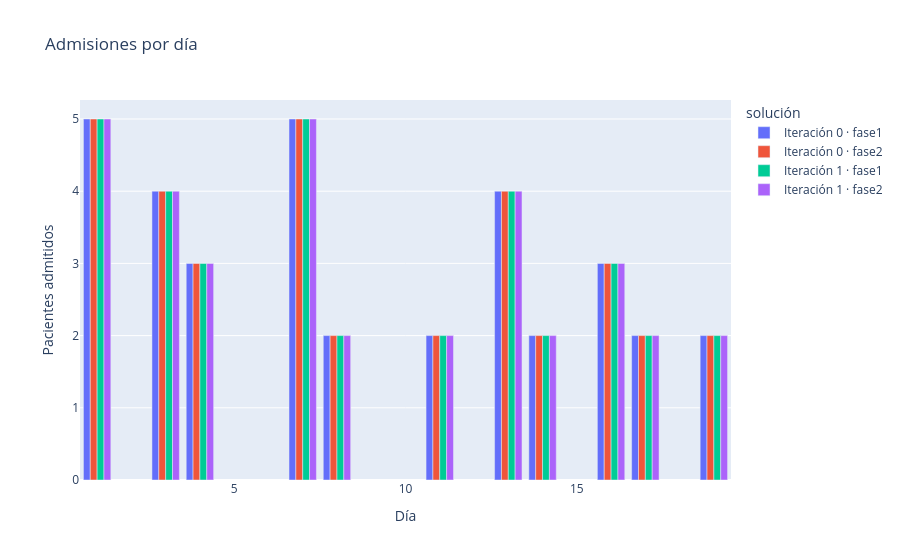

The notebook cell this image was saved under:
### Code cell
# Admisiones por día.

admission_rows = []

for (it, fase), sol in soluciones.items():
    for ps in sol.get("patients", []):
        admission_rows.append({"iteración": it, "fase": fase, "solución": solution_label(it, fase), "day": ps["admission_day"], "patient": ps["id"]})


df_adm = pd.DataFrame(admission_rows)

if not df_adm.empty:
    df_adm_count = df_adm.groupby(["solución", "day"]).size().reset_index(name="admisiones")
    fig = px.bar(df_adm_count, x="day", y="admisiones", color="solución", barmode="group", title="Admisiones por día", labels={"day": "Día", "admisiones": "Pacientes admitidos"})
    fig.show()
    display(df_adm_count)
else:
    print("No hay admisiones.")

### Figure 1 — Plotly figure (JSON) as saved in the notebook; plotly's stock layout.template omitted (floating-point values rounded to 4 significant figures)
{"data": [{"alignmentgroup": "True", "hovertemplate": "solución=Iteración 0 · fase1<br>Día=%{x}<br>Pacientes admitidos=%{y}<extra></extra>", "legendgroup": "Iteración 0 · fase1", "marker": {"color": "#636efa", "pattern": {"shape": ""}}, "name": "Iteración 0 · fase1", "offsetgroup": "Iteración 0 · fase1", "orientation": "v", "showlegend": true, "textposition": "auto", "type": "bar", "x": [1, 3, 4, 7, 8, 11, 13, 14, 16, 17, 19], "xaxis": "x", "y": [5, 4, 3, 5, 2, 2, 4, 2, 3, 2, 2], "yaxis": "y"}, {"alignmentgroup": "True", "hovertemplate": "solución=Iteración 0 · fase2<br>Día=%{x}<br>Pacientes admitidos=%{y}<extra></extra>", "legendgroup": "Iteración 0 · fase2", "marker": {"color": "#EF553B", "pattern": {"shape": ""}}, "name": "Iteración 0 · fase2", "offsetgroup": "Iteración 0 · fase2", "orientation": "v", "showlegend": true, "textposition": "auto", "type": "bar", "x": [1, 3, 4, 7, 8, 11, 13, 14, 16, 17, 19], "xaxis": "x", "y": [5, 4, 3, 5, 2, 2, 4, 2, 3, 2, 2], "yaxis": "y"}, {"alignmentgroup": "True", "hovertemplate": "solución=Iteración 1 · fase1<br>Día=%{x}<br>Pacientes admitidos=%{y}<extra></extra>", "legendgroup": "Iteración 1 · fase1", "marker": {"color": "#00cc96", "pattern": {"shape": ""}}, "name": "Iteración 1 · fase1", "offsetgroup": "Iteración 1 · fase1", "orientation": "v", "showlegend": true, "textposition": "auto", "type": "bar", "x": [1, 3, 4, 7, 8, 11, 13, 14, 16, 17, 19], "xaxis": "x", "y": [5, 4, 3, 5, 2, 2, 4, 2, 3, 2, 2], "yaxis": "y"}, {"alignmentgroup": "True", "hovertemplate": "solución=Iteración 1 · fase2<br>Día=%{x}<br>Pacientes admitidos=%{y}<extra></extra>", "legendgroup": "Iteración 1 · fase2", "marker": {"color": "#ab63fa", "pattern": {"shape": ""}}, "name": "Iteración 1 · fase2", "offsetgroup": "Iteración 1 · fase2", "orientation": "v", "showlegend": true, "textposition": "auto", "type": "bar", "x": [1, 3, 4, 7, 8, 11, 13, 14, 16, 17, 19], "xaxis": "x", "y": [5, 4, 3, 5, 2, 2, 4, 2, 3, 2, 2], "yaxis": "y"}], "layout": {"barmode": "group", "legend": {"title": {"text": "solución"}, "tracegroupgap": 0}, "title": {"text": "Admisiones por día"}, "xaxis": {"anchor": "y", "domain": [0, 1], "title": {"text": "Día"}}, "yaxis": {"anchor": "x", "domain": [0, 1], "title": {"text": "Pacientes admitidos"}}}}
